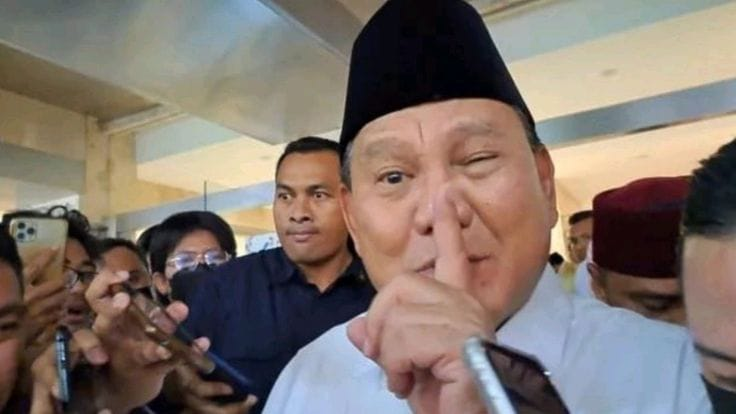
#> input picture prabski.jpeg, 736 x 414 px
$ jupyter execute IPTugas2_IndahSyahfitri_2311532016.ipynb
#> lines starting #> are read from the running program, lines starting #| are printed output that depends on the picture
<a href="https://colab.research.google.com/github/ethereins/ImageProcessing/blob/main/IPTugas2_IndahSyahfitri_2311532016.ipynb" target="_parent"></a>

[cell 1]
from google.colab import files
uploaded = files.upload()
#> the answer given: prabski.jpeg

Kode di atas ini berfungsi untuk mengimpor modul files yang tersedia di Google Colab dan digunakan untuk menangani proses unggah atau unduh file. Jadi saat dirun, kita bisa memilih foto yang akan diproses.

[cell 2]
import cv2
import numpy as np
import matplotlib.pyplot as plt

img = cv2.imread('prabski.jpeg')
#> img is the input picture: shape (414, 736, 3); mean B, G, R 107.9, 115.6, 128.1

img_rgb = cv2.cvtColor(img, cv2.COLOR_BGR2RGB)

plt.imshow(img_rgb)
plt.title("Citra Asli")
plt.axis('off')

Kode tersebut digunakan untuk membaca dan menampilkan citra asli. Library cv2 digunakan untuk membaca citra, numpy untuk operasi array, dan matplotlib untuk menampilkan gambar. Perintah cv2.imread('prabski.jpeg') membaca file citra, kemudian cv2.cvtColor(img, cv2.COLOR_BGR2RGB) mengubah format warna dari BGR ke RGB agar tampil dengan benar saat ditampilkan menggunakan plt.imshow(). Judul gambar ditambahkan dengan plt.title("Citra Asli"), dan plt.axis('off') digunakan untuk menyembunyikan sumbu pada tampilan citra.

[cell 3]
img_gray = cv2.cvtColor(img, cv2.COLOR_RGB2GRAY)
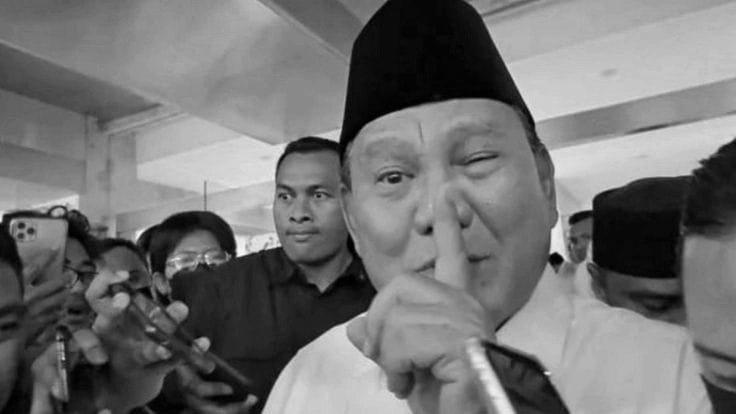
#> img_gray: shape (414, 736); min 0, max 251, mean 114.7
M, N = img_gray.shape
#> M = 414; N = 736

result = np.zeros((M,N), dtype=np.uint8)

for i in range(M):
    for j in range(N):
        value = int(img_gray[i,j])

        if value > 255:
            value = 255
        elif value < 0:
            value = 0

        result[i,j] = value

plt.imshow(img_gray, cmap='gray')
plt.title("Citra Grayscale")
plt.axis('off')

Kode tersebut digunakan untuk mengubah citra menjadi grayscale dan menampilkannya. Perintah cv2.cvtColor(img, cv2.COLOR_RGB2GRAY) mengubah citra berwarna menjadi citra grayscale dan disimpan dalam variabel img_gray. Kemudian ukuran citra diambil dengan M, N = img_gray.shape. Array kosong result dibuat dengan ukuran yang sama untuk menyimpan nilai piksel. Melalui perulangan for, setiap piksel diambil nilainya lalu dicek agar tetap berada pada rentang 0–255.

[cell 4]
M, N = img_gray.shape
total_pixel = M * N
#> total_pixel = 304704

Kode tersebut digunakan untuk mengetahui ukuran citra dan menghitung jumlah total piksel. Perintah M, N = img_gray.shape mengambil dimensi citra grayscale, di mana M adalah jumlah baris (tinggi citra) dan N adalah jumlah kolom (lebar citra). Selanjutnya total_pixel = M * N menghitung total seluruh piksel dalam citra dengan mengalikan jumlah baris dan kolom.

[cell 5]
hist_before = np.zeros(256)

for i in range(M):
    for j in range(N):
        intensity = img_gray[i,j]
        hist_before[intensity] += 1
#> after the loop, hist_before = 256 values, max 3353 at index 10, min 0 at index 249, mean 1190.2

plt.figure()
plt.title("Histogram Sebelum Normalisasi")
plt.bar(range(256), hist_before)
plt.xlabel("Intensity")
plt.ylabel("Jumlah Pixel")
plt.show()
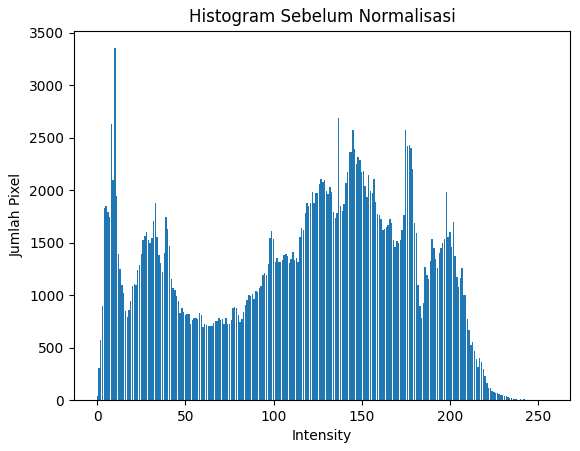
#> figure drawn by matplotlib, 1 panel; tallest bar 3353 high, from x = 9.6 to 10.4

Kode tersebut digunakan untuk menghitung dan menampilkan histogram citra grayscale sebelum normalisasi. Array hist_before = np.zeros(256) dibuat untuk menyimpan jumlah piksel pada setiap tingkat intensitas (0–255). Melalui perulangan for, setiap piksel pada citra img_gray diambil nilai intensitasnya lalu jumlahnya ditambahkan ke indeks histogram yang sesuai.

[cell 6]
min_val = np.min(img_gray)
#> min_val = 0
max_val = np.max(img_gray)
#> max_val = 251

print(f"Min intensity of original grayscale image: {min_val}")
#| Min intensity of original grayscale image: 0
print(f"Max intensity of original grayscale image: {max_val}")
#| Max intensity of original grayscale image: 251

Kode tersebut digunakan untuk menentukan nilai intensitas minimum dan maksimum pada citra grayscale. Fungsi np.min(img_gray) digunakan untuk mencari nilai piksel paling kecil, sedangkan np.max(img_gray) untuk mencari nilai piksel paling besar pada citra. Ini juga bisa digunakan untuk melihat perubahan sebelum dan sesudah normalisasi nantinya.

[cell 7]
img_norm = np.zeros((M,N), dtype=np.uint8)

if (max_val - min_val) == 0:
    pass
else:
    for i in range(M):
        for j in range(N):
            # Convert to float64 for calculation to prevent overflow, then cast back to uint8
            img_norm[i,j] = ((img_gray[i,j].astype(np.float64) - min_val) * 255 / (max_val - min_val)).astype(np.uint8)

plt.figure()
plt.imshow(img_norm, cmap='gray')
plt.title("Citra Setelah Normalisasi Histogram")
plt.axis('off')
plt.show()

Kode tersebut digunakan untuk melakukan normalisasi intensitas pada citra grayscale. Pertama dibuat array kosong img_norm dengan ukuran yang sama seperti citra grayscale untuk menyimpan hasil normalisasi. Kemudian dicek apakah (max_val - min_val) bernilai 0 untuk menghindari pembagian dengan nol. Jika tidak, setiap piksel pada img_gray dihitung ulang menggunakan rumus normalisasi agar rentang intensitasnya menjadi 0–255. Perhitungan dilakukan dalam tipe float64 untuk mencegah overflow, lalu dikonversi kembali ke uint8.

[cell 8]
print(f"Min intensity of normalized grayscale image: {np.min(img_norm)}")
#| Min intensity of normalized grayscale image: 0
print(f"Max intensity of normalized grayscale image: {np.max(img_norm)}")
#| Max intensity of normalized grayscale image: 255

Kode tersebut digunakan untuk menampilkan nilai intensitas minimum dan maksimum pada citra yang sudah dinormalisasi. Fungsi np.min(img_norm) mencari nilai piksel terkecil, sedangkan np.max(img_norm) mencari nilai piksel terbesar pada citra hasil normalisasi. Hasilnya ditampilkan menggunakan print() untuk memastikan bahwa rentang intensitas citra sudah berada pada 0–255 setelah proses normalisasi.

[cell 9]
hist_after = np.zeros(256)

for i in range(M):
    for j in range(N):
        intensity = img_norm[i,j]
        hist_after[intensity] += 1
#> after the loop, hist_after = 256 values, max 3353 at index 10, min 0 at index 63, mean 1190.2

plt.figure()
plt.title("Histogram Setelah Normalisasi")
plt.bar(range(256), hist_after)
plt.show()
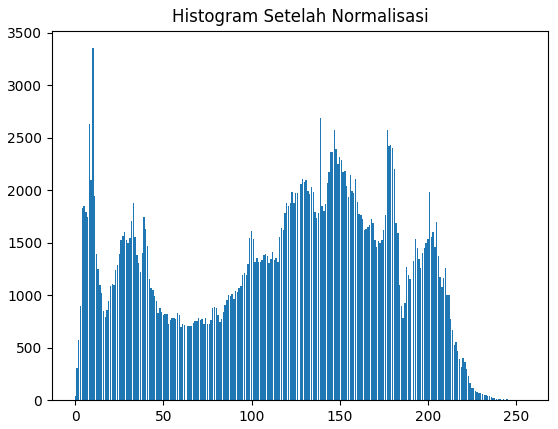
#> figure drawn by matplotlib, 1 panel; tallest bar 3353 high, from x = 9.6 to 10.4

Kode tersebut digunakan untuk menghitung dan menampilkan histogram citra setelah proses normalisasi. Array hist_after = np.zeros(256) dibuat untuk menyimpan jumlah piksel pada setiap tingkat intensitas (0–255). Melalui perulangan for, setiap piksel pada citra img_norm diambil nilai intensitasnya lalu jumlahnya ditambahkan ke indeks histogram yang sesuai.

[cell 10]
hist = np.zeros(256)

for i in range(M):
    for j in range(N):
        hist[img_norm[i,j]] += 1

# Normalisasi histogram
hist_norm = hist / total_pixel

# CDF (Cumulative Distribution Function)
cdf = np.zeros(256)
cdf[0] = hist_norm[0]

for i in range(1,256):
    cdf[i] = cdf[i-1] + hist_norm[i]
#> after the loop, cdf = 256 values from 0.000135 to 1

# Mapping intensitas baru
img_equal = np.zeros((M,N), dtype=np.uint8)

for i in range(M):
    for j in range(N):
        new_value = cdf[img_norm[i,j]] * 255

        if new_value > 255:
            new_value = 255
        elif new_value < 0:
            new_value = 0

        img_equal[i,j] = int(new_value)
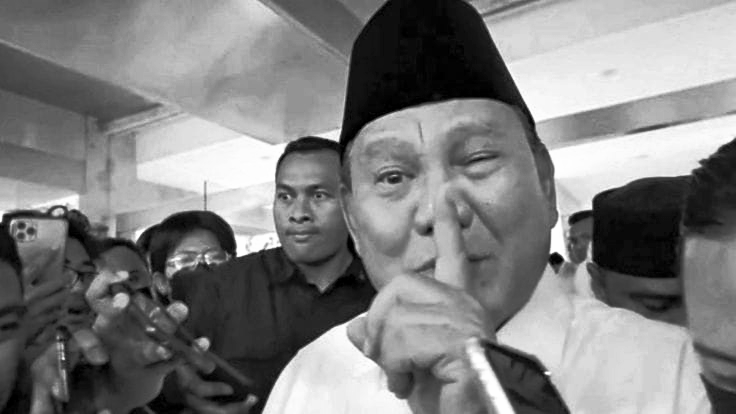
#> img_equal: shape (414, 736); min 0, max 255, mean 127.7
plt.figure()
plt.imshow(img_equal, cmap='gray')
plt.title("Citra Setelah Histogram Equalization")
plt.axis('off')
plt.show()

Kode tersebut digunakan untuk melakukan proses Histogram Equalization pada citra yang sudah dinormalisasi. Pertama dibuat array hist untuk menghitung histogram dari citra img_norm dengan menghitung jumlah piksel pada setiap intensitas. Setelah itu histogram dinormalisasi dengan membagi jumlah piksel dengan total_pixel sehingga diperoleh probabilitas tiap intensitas (hist_norm). Selanjutnya dihitung CDF (Cumulative Distribution Function) yang merupakan penjumlahan kumulatif dari histogram normalisasi. Nilai CDF ini kemudian digunakan untuk melakukan mapping intensitas baru pada setiap piksel sehingga kontras citra menjadi lebih baik.

[cell 11]
hist_equal = np.zeros(256)

for i in range(M):
    for j in range(N):
        hist_equal[img_equal[i,j]] += 1

plt.figure()
plt.title("Histogram Setelah Histogram Equalization")
plt.bar(range(256), hist_equal)
plt.show()
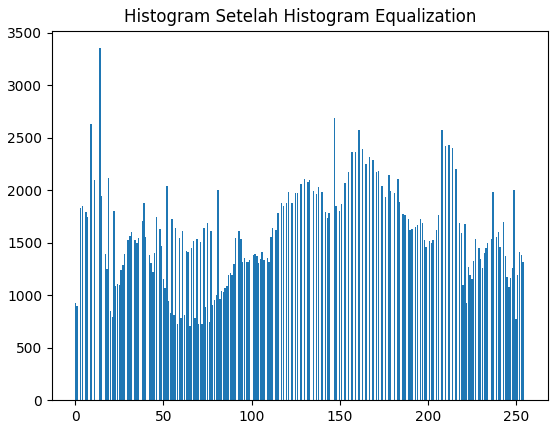
#> figure drawn by matplotlib, 1 panel; tallest bar 3353 high, from x = 13.6 to 14.4

Kode tersebut digunakan untuk menghitung dan menampilkan histogram citra setelah proses Histogram Equalization. Array hist_equal = np.zeros(256) dibuat untuk menyimpan jumlah piksel pada setiap tingkat intensitas (0–255). Melalui perulangan for, setiap piksel pada citra img_equal diambil nilai intensitasnya lalu jumlahnya ditambahkan ke indeks histogram yang sesuai.

[cell 12]
plt.figure(figsize=(15,8))

# 1 Citra Grayscale sebelum normalisasi
plt.subplot(2,3,1)
plt.imshow(img_gray, cmap='gray')
plt.title("Citra Grayscale Sebelum Normalisasi")
plt.axis('off')

# 2 Citra Grayscale setelah normalisasi
plt.subplot(2,3,2)
plt.imshow(img_norm, cmap='gray')
plt.title("Citra Grayscale Setelah Normalisasi")
plt.axis('off')

# 3 Citra setelah Histogram Equalization
plt.subplot(2,3,3)
plt.imshow(img_equal, cmap='gray')
plt.title("Citra Setelah Histogram Equalization")
plt.axis('off')

# 4 Histogram sebelum normalisasi
plt.subplot(2,3,4)
plt.bar(range(256), hist_before)
plt.title("Histogram Sebelum Normalisasi")
plt.xlabel("Intensity")
plt.ylabel("Jumlah Pixel")

# 5 Histogram setelah normalisasi
plt.subplot(2,3,5)
plt.bar(range(256), hist_after)
plt.title("Histogram Setelah Normalisasi")
plt.xlabel("Intensity")
plt.ylabel("Jumlah Pixel")

# 6 Histogram setelah histogram equalization
plt.subplot(2,3,6)
plt.bar(range(256), hist_equal)
plt.title("Histogram Setelah Histogram Equalization")
plt.xlabel("Intensity")
plt.ylabel("Jumlah Pixel")

plt.tight_layout()
plt.show()
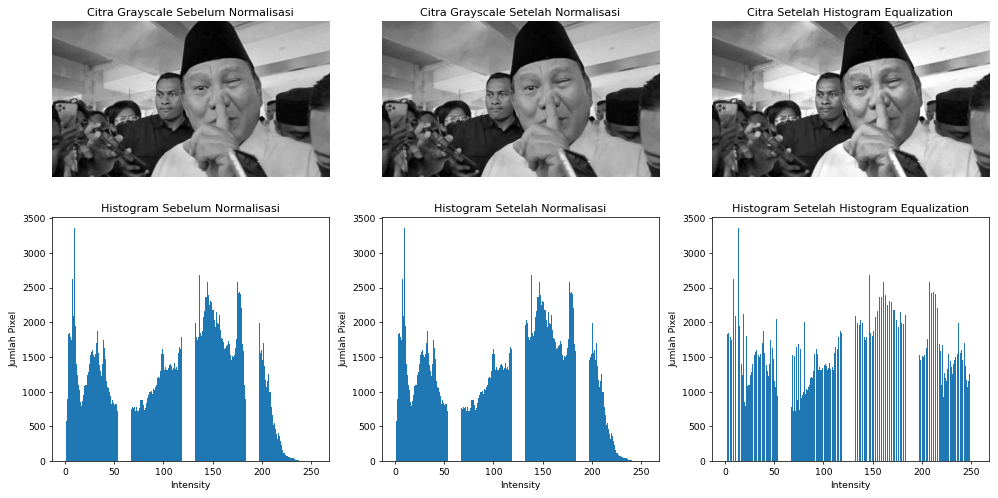
#> figure drawn by matplotlib, 6 panels; panel 4: tallest bar 3353 high, from x = 9.6 to 10.4; panel 5: tallest bar 3353 high, from x = 9.6 to 10.4; panel 6: tallest bar 3353 high, from x = 13.6 to 14.4
